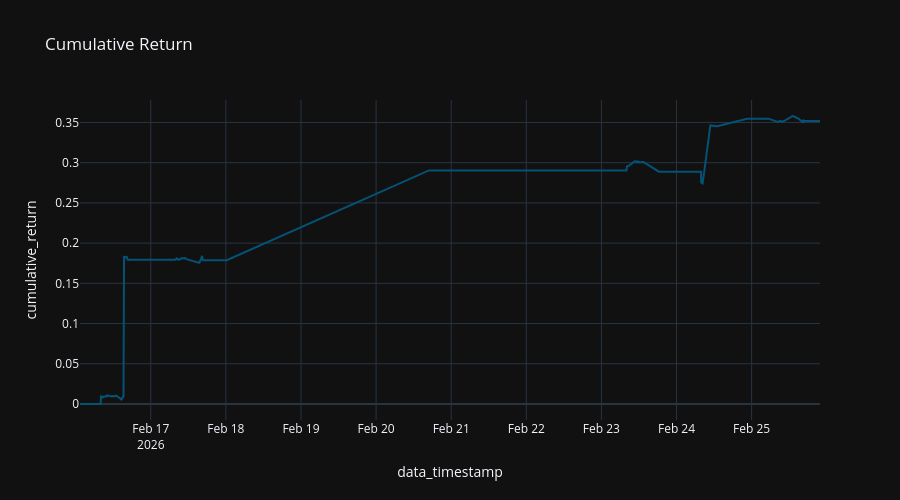

The notebook cell this image was saved under:
### Code cell
x = df[df['ticker'] == asset_ticker][['data_timestamp', 'cumulative_return', 'ticker']].sort_values(by="data_timestamp")

fig = px.line (
  x,
  "data_timestamp",
  "cumulative_return",
  title="Cumulative Return"
#   color_discrete_sequence="Tealgrn_r",
)

fig.update_layout (
  height=500,
)

### Figure 1 — Plotly figure (JSON) as saved in the notebook; plotly's stock layout.template omitted (floating-point values rounded to 4 significant figures; data arrays with more than 128 entries replaced by an {"elided": "..."} marker saying what was removed)
{"data": [{"hovertemplate": "data_timestamp=%{x}<br>cumulative_return=%{y}<extra></extra>", "legendgroup": "", "line": {"color": "rgb(4, 82, 117)", "dash": "solid"}, "marker": {"symbol": "circle"}, "mode": "lines", "name": "", "orientation": "v", "showlegend": false, "type": "scatter", "x": {"elided": "717 str values"}, "xaxis": "x", "y": {"elided": "717 float values"}, "yaxis": "y"}], "layout": {"height": 500, "legend": {"tracegroupgap": 0}, "title": {"text": "Cumulative Return"}, "xaxis": {"anchor": "y", "domain": [0, 1], "title": {"text": "data_timestamp"}}, "yaxis": {"anchor": "x", "domain": [0, 1], "title": {"text": "cumulative_return"}}}}
